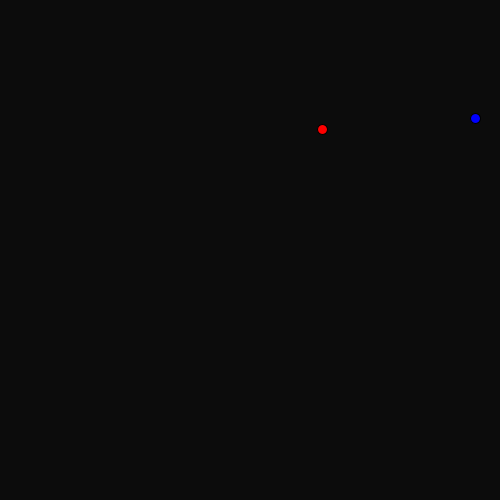
Frame 1 (no input)
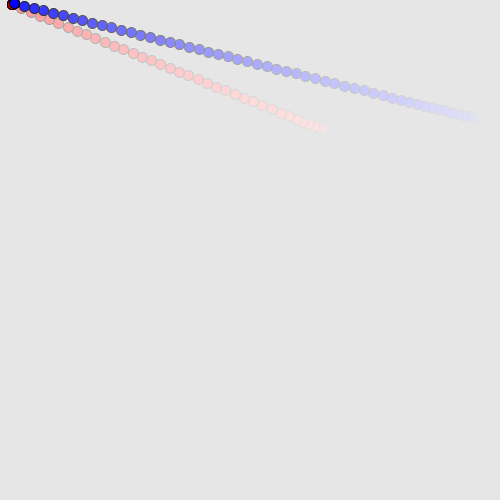
Frame 60 (the mouse pressed at the canvas centre just before this capture)
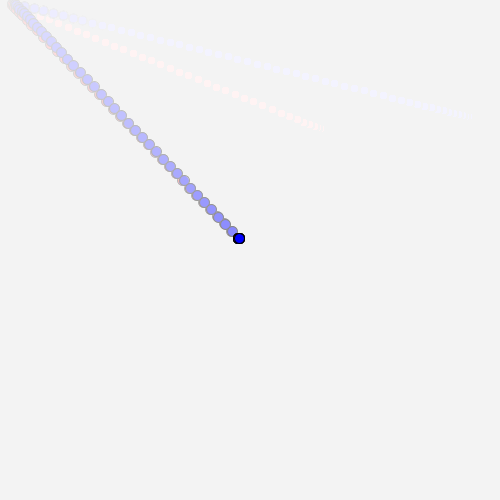
Frame 120 (the mouse held since frame 60 and released just before this capture)

The Processing sketch that drew these frames (run headless with seeded random() and noise(); from frame 60 on, the mouse is pressed at the canvas centre):

// Processing sketch: processing_10494
// ── processing_10494.pde

// pf Boid_1 20100618

// Declare Objects
Boid Boid1;
Boid Boid2;

void setup() {
  size(500,500);
  background(2);
  Boid1 = new Boid(new PVector(random(width),random(height)), new PVector(0,0), 1.0, color(255,0,0));
  Boid2 = new Boid(new PVector(random(width),random(height)), new PVector(0,0), 0.5, color(0,0,255));
}

void draw() {
  noStroke();
  fill(255,10);
  rect(0,0,width,height);
  Boid1.move();
  Boid1.display();
  Boid2.move();
  Boid2.display();
}

class Boid {
  PVector pos;
  PVector vel;
  float acc;
  color colour;
  float maxspeed;
  PVector accelerate;
  
Boid(PVector position, PVector velocity, float acceleration, color paint) {
  pos = position;
  vel = velocity;
  acc = acceleration;
  maxspeed = 10;
  colour = paint;
}

void move() {
// Determine Mouse location  
  PVector mouse = new PVector(mouseX,mouseY);
// Determine which direction to go (accelerate)  
  PVector direction = PVector.sub(mouse,pos);
// Determine how close to target
  float separation = direction.mag();
  direction.normalize(); // Normalize to get unit vector
  direction.mult(acc); // Calculate actual acceleration
  accelerate = direction;

  vel.add(accelerate); // Calculate velocity
  vel.limit(maxspeed); // Limit speed
  
  if (separation < 20) { // If Boid close to target then stop
    vel.x = 0;
    vel.y = 0;
  }
  
  pos.add(vel); // Calculate position
  
  // Limit movement within window and bounce at window edge
  if ((pos.x < 0) || (pos.x > width)) {
    vel.x = vel.x * -1;
  }
  if ((pos.y < 0) || (pos.y > height)) {
    vel.y = vel.y * -1;
  }  
}

void display() {
  stroke(0);
  fill(colour);
  ellipse(pos.x,pos.y,10,10);
}
}
